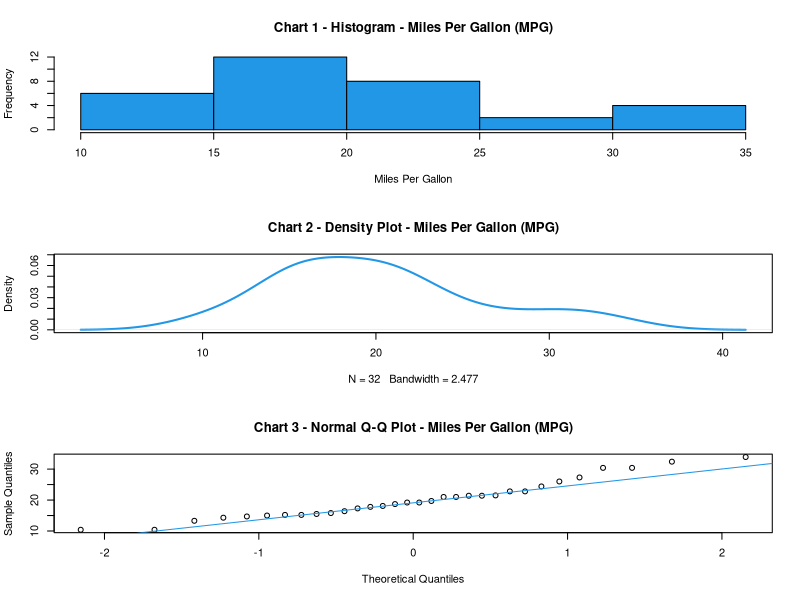
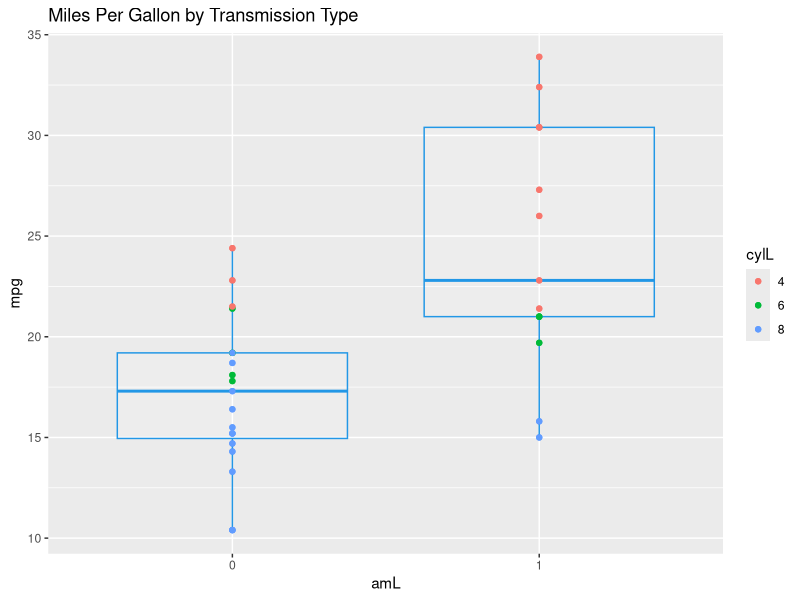
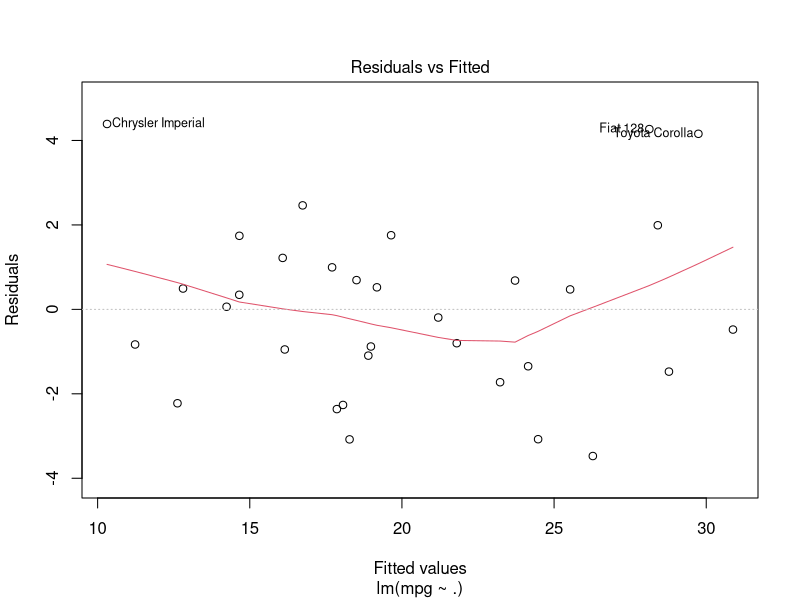
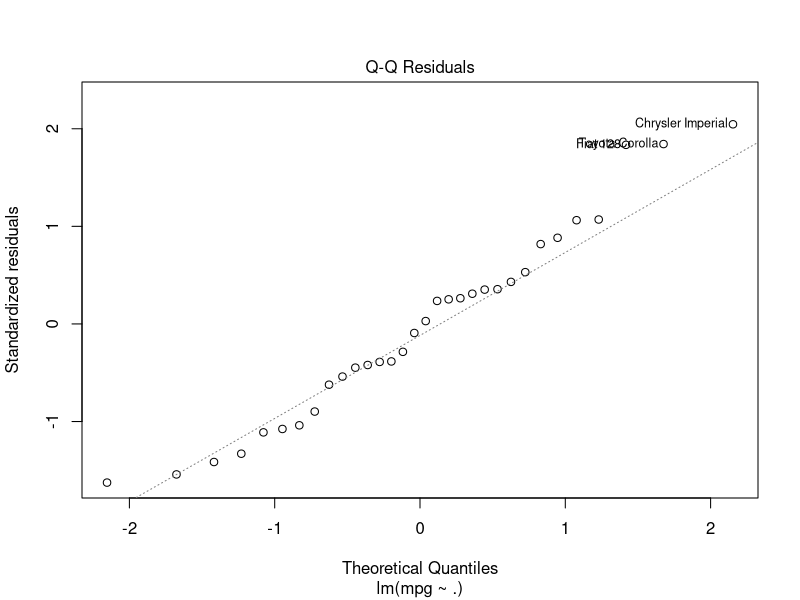
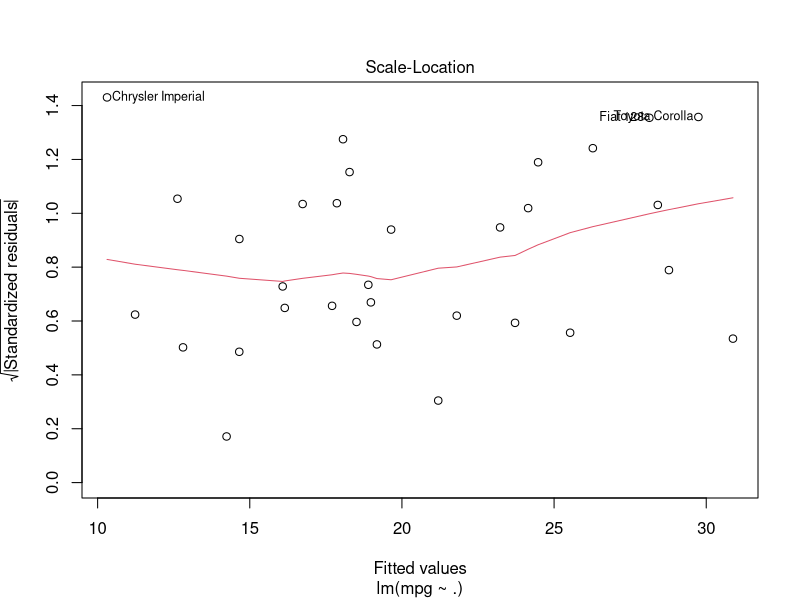
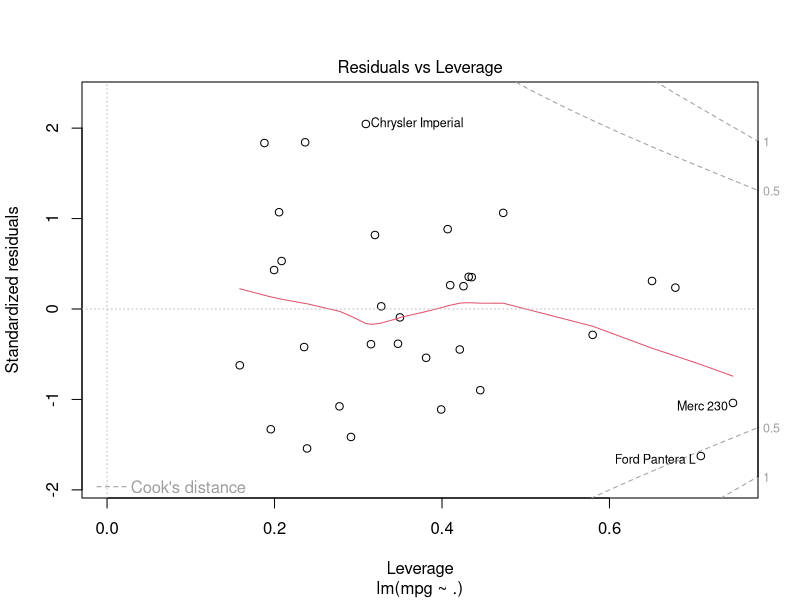

Recreate these plots in R, in order.
library(knitr)
library(ggplot2)

mtcars$amL = as.factor(mtcars$am)
mtcars$cylL = as.factor(mtcars$cyl)

###Explority Data Analysis

length(mtcars[,1])

par(mfrow=c(3,1)) 

hist(mtcars$mpg, main = "Chart 1 - Histogram - Miles Per Gallon (MPG)",xlab = "Miles Per Gallon", col =4)

plot(density(mtcars$mpg), main = "Chart 2 - Density Plot - Miles Per Gallon (MPG)", col =4, lwd = 2)

qqnorm(mtcars$mpg, main = "Chart 3 - Normal Q-Q Plot - Miles Per Gallon (MPG)")
qqline(mtcars$mpg, col = 4)

shapiro.test(mtcars$mpg)

par(mfrow=c(1,1)) 
qplot(amL, mpg, data = mtcars,color = cylL,
      main = "Miles Per Gallon by Transmission Type") + geom_boxplot(col = 4,alpha = .1) + 
  geom_point(lwd = 3)

all = lm(mpg ~ . , data = mtcars)
plot(all)

